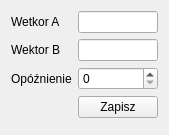
<?xml version="1.0" encoding="UTF-8"?>
<ui version="4.0">
 <class>ARXWidget</class>
 <widget class="QWidget" name="ARXWidget">
  <property name="geometry">
   <rect>
    <x>0</x>
    <y>0</y>
    <width>166</width>
    <height>135</height>
   </rect>
  </property>
  <property name="windowTitle">
   <string>form</string>
  </property>
  <property name="autoFillBackground">
   <bool>false</bool>
  </property>
  <layout class="QVBoxLayout" name="verticalLayout">
   <item>
    <layout class="QFormLayout" name="formLayout">
     <item row="0" column="0">
      <widget class="QLabel" name="label_2">
       <property name="text">
        <string>Wetkor A</string>
       </property>
      </widget>
     </item>
     <item row="0" column="1">
      <widget class="QLineEdit" name="WektorA"/>
     </item>
     <item row="1" column="0">
      <widget class="QLabel" name="label">
       <property name="text">
        <string>Wektor B</string>
       </property>
      </widget>
     </item>
     <item row="1" column="1">
      <widget class="QLineEdit" name="WektorB"/>
     </item>
     <item row="2" column="0">
      <widget class="QLabel" name="label_3">
       <property name="text">
        <string>Opóźnienie</string>
       </property>
      </widget>
     </item>
     <item row="2" column="1">
      <widget class="QSpinBox" name="Opoznienie"/>
     </item>
     <item row="3" column="1">
      <widget class="QPushButton" name="Zapisz">
       <property name="text">
        <string>Zapisz</string>
       </property>
      </widget>
     </item>
    </layout>
   </item>
  </layout>
 </widget>
 <resources/>
 <connections/>
</ui>
